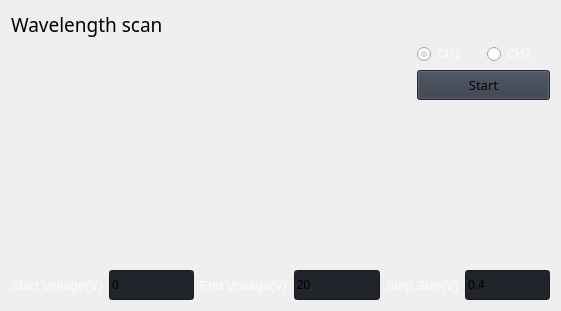
                      <widget class="QWidget" name="verticalLayoutWidget_12">
                       <property name="geometry">
                        <rect>
                         <x>1060</x>
                         <y>380</y>
                         <width>561</width>
                         <height>311</height>
                        </rect>
                       </property>
                       <layout class="QVBoxLayout" name="verticalLayout_116">
                        <item>
                         <widget class="QLabel" name="label_PLE_3">
                          <property name="font">
                           <font>
                            <family>Segoe UI Semibold</family>
                            <pointsize>14</pointsize>
                            <italic>false</italic>
                            <bold>false</bold>
                           </font>
                          </property>
                          <property name="styleSheet">
                           <string notr="true">font: 63 14pt &quot;Segoe UI Semibold&quot;;</string>
                          </property>
                          <property name="text">
                           <string>&lt;html&gt;&lt;head/&gt;&lt;body&gt;&lt;p&gt;&lt;span style=&quot; font-size:14pt;&quot;&gt;Wavelength scan&lt;/span&gt;&lt;/p&gt;&lt;/body&gt;&lt;/html&gt;</string>
                          </property>
                         </widget>
                        </item>
                        <item>
                         <layout class="QHBoxLayout" name="horizontalLayout_80">
                          <item>
                           <widget class="QWidget" name="widget_PLE_count_2" native="true">
                            <property name="minimumSize">
                             <size>
                              <width>400</width>
                              <height>200</height>
                             </size>
                            </property>
                            <property name="maximumSize">
                             <size>
                              <width>500</width>
                              <height>16777215</height>
                             </size>
                            </property>
                            <layout class="QVBoxLayout" name="verticalLayout_77">
                             <property name="spacing">
                              <number>0</number>
                             </property>
                             <property name="leftMargin">
                              <number>0</number>
                             </property>
                             <property name="topMargin">
                              <number>0</number>
                             </property>
                             <property name="bottomMargin">
                              <number>0</number>
                             </property>
                             <item>
                              <layout class="QVBoxLayout" name="verticalLayout_PLE_count_2">
                               <property name="spacing">
                                <number>0</number>
                               </property>
                               <item>
                                <layout class="QHBoxLayout" name="horizontalLayout_wavelength"/>
                               </item>
                              </layout>
                             </item>
                            </layout>
                           </widget>
                          </item>
                          <item>
                           <layout class="QVBoxLayout" name="verticalLayout_button_2">
                            <item>
                             <layout class="QHBoxLayout" name="horizontalLayout_56">
                              <item>
                               <widget class="QRadioButton" name="radioButton_WL_scan_CH1">
                                <property name="maximumSize">
                                 <size>
                                  <width>70</width>
                                  <height>16777215</height>
                                 </size>
                                </property>
                                <property name="styleSheet">
                                 <string notr="true">color:rgba(255, 255, 255, 210);</string>
                                </property>
                                <property name="text">
                                 <string>CH1</string>
                                </property>
                                <property name="checked">
                                 <bool>true</bool>
                                </property>
                               </widget>
                              </item>
                              <item>
                               <widget class="QRadioButton" name="radioButton_WL_scan_CH2">
                                <property name="maximumSize">
                                 <size>
                                  <width>70</width>
                                  <height>70</height>
                                 </size>
                                </property>
                                <property name="styleSheet">
                                 <string notr="true">color:rgba(255, 255, 255, 210);</string>
                                </property>
                                <property name="text">
                                 <string>CH2</string>
                                </property>
                                <property name="checked">
                                 <bool>false</bool>
                                </property>
                               </widget>
                              </item>
                             </layout>
                            </item>
                            <item>
                             <widget class="QPushButton" name="pushButton_wavelength_scan_start">
                              <property name="minimumSize">
                               <size>
                                <width>80</width>
                                <height>30</height>
                               </size>
                              </property>
                              <property name="maximumSize">
                               <size>
                                <width>500</width>
                                <height>16777215</height>
                               </size>
                              </property>
                              <property name="font">
                               <font>
                                <family>Segoe UI Semibold</family>
                                <pointsize>10</pointsize>
                                <italic>false</italic>
                                <bold>false</bold>
                               </font>
                              </property>
                              <property name="cursor">
                               <cursorShape>PointingHandCursor</cursorShape>
                              </property>
                              <property name="styleSheet">
                               <string notr="true">background-color: rgb(52, 59, 72);
font: 63 10pt &quot;Segoe UI Semibold&quot;;</string>
                              </property>
                              <property name="text">
                               <string>Start</string>
                              </property>
                             </widget>
                            </item>
                            <item>
                             <spacer name="verticalSpacer_60">
                              <property name="orientation">
                               <enum>Qt::Vertical</enum>
                              </property>
                              <property name="sizeHint" stdset="0">
                               <size>
                                <width>20</width>
                                <height>40</height>
                               </size>
                              </property>
                             </spacer>
                            </item>
                           </layout>
                          </item>
                         </layout>
                        </item>
                        <item>
                         <layout class="QHBoxLayout" name="horizontalLayout_53">
                          <item>
                           <widget class="QLabel" name="label_start_WL_4">
                            <property name="maximumSize">
                             <size>
                              <width>200</width>
                              <height>16777215</height>
                             </size>
                            </property>
                            <property name="font">
                             <font>
                              <family>Segoe UI</family>
                              <pointsize>10</pointsize>
                              <italic>false</italic>
                              <bold>false</bold>
                             </font>
                            </property>
                            <property name="styleSheet">
                             <string notr="true">color:rgba(255, 255, 255, 210);</string>
                            </property>
                            <property name="text">
                             <string>Start Voltage(V)</string>
                            </property>
                           </widget>
                          </item>
                          <item>
                           <widget class="QLineEdit" name="lineEdit_WL_start_voltage">
                            <property name="minimumSize">
                             <size>
                              <width>0</width>
                              <height>30</height>
                             </size>
                            </property>
                            <property name="styleSheet">
                             <string notr="true">background-color: rgb(33, 37, 43);</string>
                            </property>
                            <property name="text">
                             <string>0</string>
                            </property>
                            <property name="placeholderText">
                             <string>Type here</string>
                            </property>
                           </widget>
                          </item>
                          <item>
                           <widget class="QLabel" name="label_end_WL_2">
                            <property name="maximumSize">
                             <size>
                              <width>180</width>
                              <height>16777215</height>
                             </size>
                            </property>
                            <property name="font">
                             <font>
                              <family>Segoe UI</family>
                              <pointsize>10</pointsize>
                              <italic>false</italic>
                              <bold>false</bold>
                             </font>
                            </property>
                            <property name="styleSheet">
                             <string notr="true">color:rgba(255, 255, 255, 210);</string>
                            </property>
                            <property name="text">
                             <string>End Voltage(V)</string>
                            </property>
                           </widget>
                          </item>
                          <item>
                           <widget class="QLineEdit" name="lineEdit_WL_end_voltage">
                            <property name="minimumSize">
                             <size>
                              <width>0</width>
                              <height>30</height>
                             </size>
                            </property>
                            <property name="styleSheet">
                             <string notr="true">background-color: rgb(33, 37, 43);</string>
                            </property>
                            <property name="text">
                             <string>20</string>
                            </property>
                            <property name="placeholderText">
                             <string>Type here</string>
                            </property>
                           </widget>
                          </item>
                          <item>
                           <widget class="QLabel" name="label_end_WL_3">
                            <property name="maximumSize">
                             <size>
                              <width>180</width>
                              <height>16777215</height>
                             </size>
                            </property>
                            <property name="font">
                             <font>
                              <family>Segoe UI</family>
                              <pointsize>10</pointsize>
                              <italic>false</italic>
                              <bold>false</bold>
                             </font>
                            </property>
                            <property name="styleSheet">
                             <string notr="true">color:rgba(255, 255, 255, 210);</string>
                            </property>
                            <property name="text">
                             <string>Step Size(V)</string>
                            </property>
                           </widget>
                          </item>
                          <item>
                           <widget class="QLineEdit" name="lineEdit_WL_step_size">
                            <property name="minimumSize">
                             <size>
                              <width>0</width>
                              <height>30</height>
                             </size>
                            </property>
                            <property name="styleSheet">
                             <string notr="true">background-color: rgb(33, 37, 43);</string>
                            </property>
                            <property name="text">
                             <string>0.4</string>
                            </property>
                            <property name="placeholderText">
                             <string>Type here</string>
                            </property>
                           </widget>
                          </item>
                         </layout>
                        </item>
                        <item>
                         <layout class="QHBoxLayout" name="horizontalLayout_81"/>
                        </item>
                       </layout>
                      </widget>
